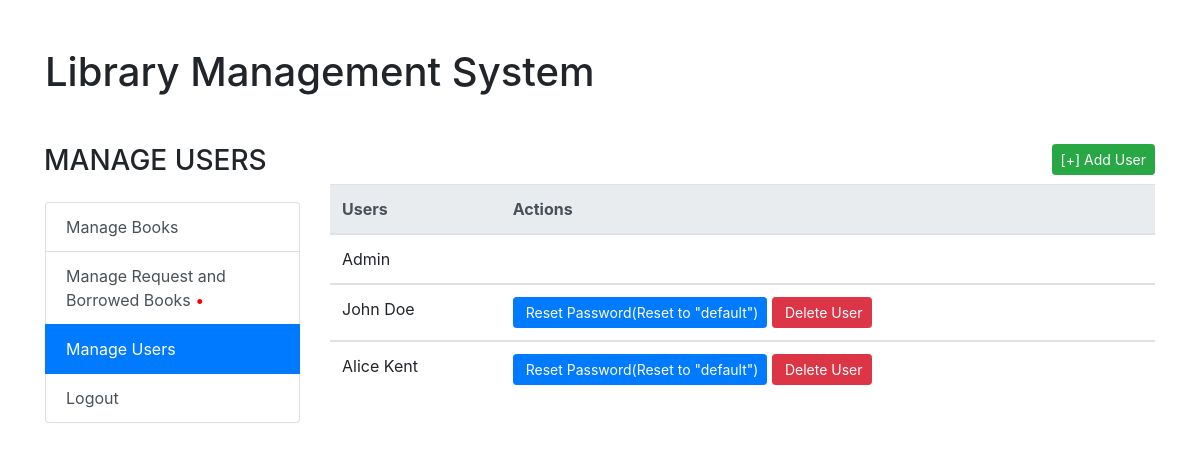
/user/manage (signed in), run on the app's committed database.
### app/models.py (models this page shows, shortened)
class User(UserMixin, db.Model):
    id = db.Column(db.Integer, primary_key=True)
    username = db.Column(db.String(92), index=True, unique=True)
    password_hash = db.Column(db.String(128))
    isAdmin = db.Column(db.Boolean, index=True, unique=False, default=False)

### app/routes.py (the view)
@app.route('/user/manage', methods=['GET', 'POST'])
@login_required
def manage_users():
    if current_user.is_authenticated and current_user.isAdmin !=True:
        return redirect(url_for('index'))
    users = User.query.all()
    return render_template('manage_user.html', users=users)

### app/models.py (called while the page is built)
@login_manager.user_loader
def load_user(id):
    return User.query.get(int(id))

### app/templates/manage_user.html (shortened to what this page needs)
<!DOCTYPE html>
<html lang="en">
  <head>
<link rel="stylesheet" href="https://cdn.jsdelivr.net/npm/bootstrap@4.3.1/dist/css/bootstrap.min.css">
  </head>
  <body>
<div class="container py-5 mb5">
  <h1 class="mb-5">Library Management System</h1>
  <div class="row">
    <div class="col-md-3">
        <form class="mb-3">
          <div class="input-group">
            <div class="input-group-append">
              <h3>MANAGE USERS</h3>
            </div>
          </div>
        </form>
        <div class="list-group">
          <a href="{{ url_for('manage_book') }}" class="list-group-item list-group-item-action"> Manage Books </a>
          <a href="{{ url_for('rb_dashboard') }}" class="list-group-item list-group-item-action">Manage Request and Borrowed Books <span style="color: red;">•</span></a>
          <a href="{{ url_for('manage_users') }}" class="list-group-item list-group-item-action active">Manage Users</a>
          <a href="{{ url_for('logout') }}" class="list-group-item list-group-item-action">Logout</a>
        </div>
    </div>
    <div class="col-md-9">
      <a href="{{ url_for('register') }}" class="btn btn-sm btn-success my-12 my-sm-0 float-right ">
        [+] Add User
      </a>
 <br/>
  <table class="table my-3">
  <thead class="thead-light">
    <tr>
      <th scope="col">Users</th>
      <th scope="col">Actions</th>
    </tr>
  </thead>
  <tbody>
    {% for user in users %}
    <tr>
      <td>
        {{ user.username }}
      </td>
      <td>
        {% if user.isAdmin == False %}
        <a href="{{ url_for('reset_password', id= user.id) }}" class="btn btn-sm btn-primary my-1 my-sm-0">
          Reset Password(Reset to "default")</a>
        <a href="{{ url_for('delete_user', id= user.id) }}"  class="btn btn-sm btn-danger my-1 my-sm-0">
          Delete User</a>
        {% endif %}
      </td>
    </tr>
  </tbody>
  {% endfor %}
</table>
    </div>
  </div>
</div>
  </body>
</html>

### data on the page
User: username "Admin"
User: username "John Doe"
User: username "Alice Kent"
